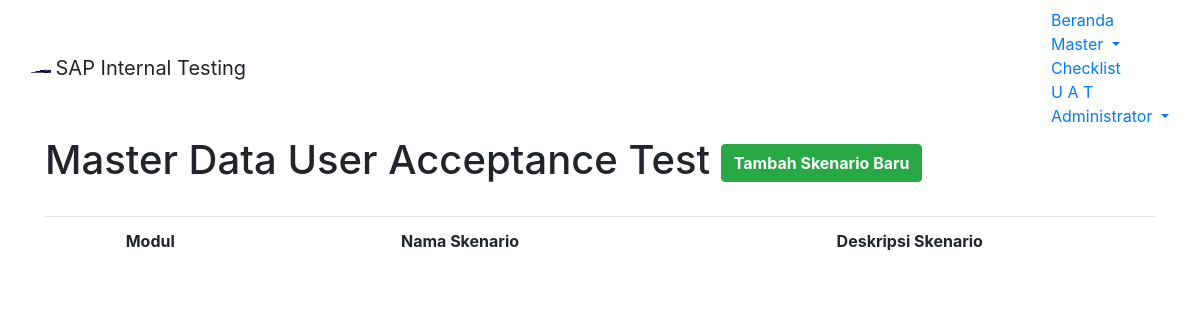
The page /module/home/m-uat.php (signed in) on the database as committed earlier.
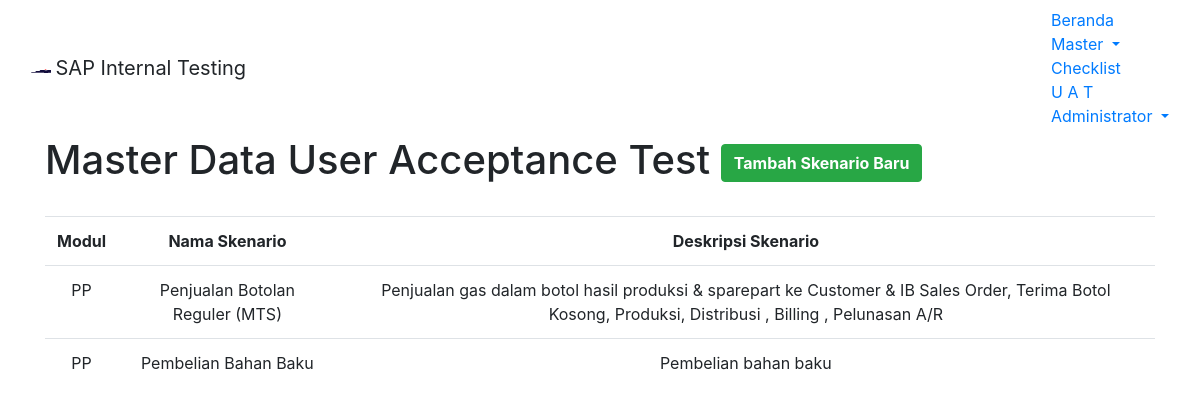
The same page on the database as committed later.
### tables this page shows
CREATE TABLE `m_uat_scn` (
  `uat_id` int(11) NOT NULL,
  `uat_modul` varchar(255) NOT NULL,
  `uat_scn` varchar(255) NOT NULL,
  `uat_desc` varchar(255) NOT NULL,
  `no_scn` varchar(255) DEFAULT NULL
);

### module/home/m-uat.php (the view, shortened to what this page needs)
<?php
	$root = "../../";
?>
<!DOCTYPE html>
 <html lang="en-US">
<head>
<link href="<?php echo $root; ?>assets/css/bootstrap.min.css" rel="stylesheet">
<body>
	<nav class="navbar navbar-default">
	  <div class="container-fluid">
		<div class="navbar-header">
		  <img alt="Samator" class="navbar-text" src="<?php echo $root; ?>assets/images/s-logo.png" width="20" height="20">
		  <a class="navbar-brand">SAP Internal Testing</a>
		</div>
		<ul class="nav navbar-nav navbar-right">
			<li><a href="<?php echo $root; ?>module/home/home.php">Beranda</a></li>
			<li class="dropdown active">
				<a class="dropdown-toggle" data-toggle="dropdown" href="#">Master
				<span class="caret"></span></a>
			</li>
			<li><a href="<?php echo $root; ?>module/home/checklist.php">Checklist</a></li>
			<li><a href="<?php echo $root; ?>module/home/uat.php">U A T</a></li>
			<li class="dropdown">
				<a class="dropdown-toggle" data-toggle="dropdown" href="#"><span class="glyphicon glyphicon-user" aria-hidden="true"></span>
				<?php echo $_SESSION["longname"]; ?>
				<span class="caret"></span></a>
			</li>
		</ul>
	  </div>
	</nav>
	<div class="container container-fluid">
		<h1>Master Data User Acceptance Test
		<?php
				if ($_SESSION['username']=="Admin")
				{
			?>
			<button type="button" class="btn btn-success pull-right" data-toggle="modal" data-target="#modaladd_uatscn"><span class="glyphicon glyphicon-plus"></span> <b>Tambah Skenario Baru</b></button>
			<?php
				}
				else
				{
				}
			?>
		</h1>
	</div><br>
	<div class="container container-fluid">
		<table class="table table-hover text-center">
			<thead>
				<tr>
					<td><b>Modul</b></td>
					<td><b>Nama Skenario</b></td>
					<td><b>Deskripsi Skenario</b></td>
				</tr>
			</thead>
			<tbody>
			<?php
				$query = "SELECT uat_modul,uat_scn,uat_desc FROM m_uat_scn";
				$result = mysql_query($query);
				while($row = mysql_fetch_array($result))
				{
					echo "<tr>";
						echo "<td style:'border=1px solid black'>".$row['uat_modul']."</td>";
						echo "<td style:'border=1px solid black'>".$row['uat_scn']."</td>";
						echo "<td style:'border=1px solid black'>".$row['uat_desc']."</td>";
					echo "</tr>";
				}
			?>
			</tbody>
		</table>
	</div>
</body>

Rows that differ between the two databases and show on the page:
added m_uat_scn: uat_modul "PP", uat_scn "Penjualan Botolan Reguler (MTS)", uat_desc "Penjualan gas dalam botol hasil produksi & sparepart ke Customer & IB Sales Order, Terima Botol Kosong, Produksi, Distribusi , Billing , Pelunasan A/R"
added m_uat_scn: uat_modul "PP", uat_scn "Pembelian Bahan Baku", uat_desc "Pembelian bahan baku"
